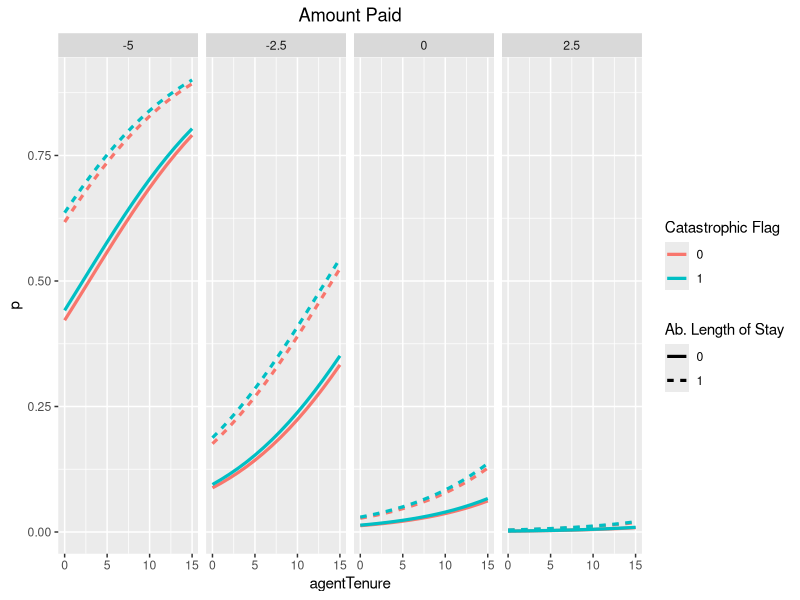
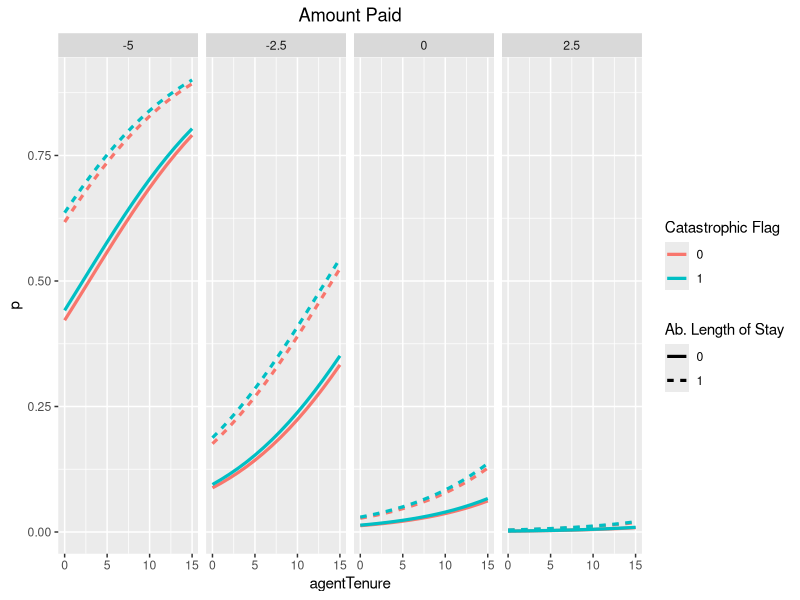

These charts were generated, in order, by the following R code: (Note: this script raises an error after producing the figures.)
# Prudential 

library(dplyr); library(ggplot2)

# "Logistic regression model to predict customers' propensity of purchasing AL series policies"

# inverse logit function ==
inv_logit <- function(x){1/(1 + exp(-x))}

# matrix/vector multiplication ==
x <- matrix(c(1,2,3,4,5), nrow = 1)
B <- matrix(c(9,8,7,6,5), ncol = 1)

lin_pred <- x %*% B
x %*% B

# actual coefficients ==
B <- c(-5.209717064, 0.08002096405, 0.1095396855, 
       -0.9895324585, 0.8400433255, 0.8355533958, 
       0.7935252693, -0.8266344156, -0.8090678022)

B <- matrix(B, ncol = 1)

dimnames(B) <- list(c('Intercept', 'catastrophicFlag', 'agentTenure', 
                      'inPatientFlag', 'agentIsTOTFlag', 'rescindRecordFlag', 
                      'abnormalLengthOfStayFlag', 'LAIsNonOwnerFlag', 'paidAmount'), 'coefficients')

# Prediction ==

# Intercept == 1
# catastrophicFlag = 1, 
# agentTenure=0,          # Non-indicator
# inPatientFlag=0, 
# agentIsTOTFlag = 1, 
# rescindRecordFlag = 1, 
# abnormalLengthOfStayFlag = 1, 
# LAIsNonOwnerFlag = 1, 
# paidAmount=0            # Non-indicator

# Design matrix (with intercept) ==
# X <- matrix(c('intercept', 'catastrophic flag', 'agent tenure', ...))

X <- matrix(c(1, 1, 0, 0, 1, 1, 1, 1, 0), nrow = 1)
inv_logit(X %*% B) # [1,] 0.02967839

X_2 <- matrix(c(1,  # Intercept == 1
                1,  # catastrophicFlag = 1
                0,  # agentTenure=0 (NON-INDICATOR)
                0,  # inPatientFlag=0
                1,  # agentIsTOTFlag = 1
                1,  # rescindRecordFlag = 1
                1,  # abnormalLengthOfStayFlag = 1
                1,  # LAIsNonOwnerFlag = 1
                0), # paidAmount=0 (NON-INDICATOR) 
              nrow = 1)
inv_logit(X_2 %*% B)

# Function for plotting ==
prud <- function(cat = 1, agentT = 0, inP = 0, agentI = 1, res = 1, 
                 ab = 1, LAI = 1, paid = 0){
  
  B <- c(-5.209717064, 0.08002096405, 0.1095396855, 
         -0.9895324585, 0.8400433255, 0.8355533958, 
         0.7935252693, -0.8266344156, -0.8090678022)
  B <- matrix(B, ncol = 1)
  
  X <- matrix(c(1, cat, agentT, inP, agentI, res, ab, LAI, paid), nrow = 1)
  
  p <- inv_logit(X %*% B)

  return(p)
  
}

# Plots ==


plot_dat <- expand.grid(catastrophicFlag = c(0,1), 
                        # LAIsNonOwnerFlag = c(0,1), 
                        paidAmount = seq(-5, 2.5, length = 4), 
                        abnormalLengthOfStayFlag = c(0,1),
                        agentTenure = seq(0, 15, by = 1),
                        p = 0)


for(i in 1:dim(plot_dat)[1]){
  plot_dat[i,'p'] <- prud(cat = plot_dat[i, 'catastrophicFlag'], 
                          paid = plot_dat[i, 'paidAmount'], 
                          # LAI = plot_dat[i, 'LAIsNonOwnerFlag'],
                          ab = plot_dat[i, 'abnormalLengthOfStayFlag'],
                          agentT = plot_dat[i, 'agentTenure'])
}

ggplot(data = plot_dat, aes(x = agentTenure, y = p)) + 
  geom_line(aes(colour = as.factor(catastrophicFlag), 
                linetype = as.factor(abnormalLengthOfStayFlag)),
            size = 1.1) +
  facet_grid(~ paidAmount) +
  labs(colour='Catastrophic Flag',
       linetype = 'Ab. Length of Stay') +
  ggtitle("Amount Paid") +
  theme(plot.title = element_text(hjust = 0.5))

ggsave("Prud.jpg", height = 5, width = 15)


# Examples from my research =====
mod.polar <- glm(hit ~ r*theta + I(r^2)*I(theta^2), 
                 family = binomial, data = hitter)

PredCI <- predict(mod.polar, 
                  newdata=hitzone, 
                  type = "link", # use type = "response" for p
                  se.fit = TRUE) 

# Linear predictor =  log[p/(1-p)] --- fits & CIs 
fit <- PredCI$fit
upper <- PredCI$fit + 1.96*PredCI$se.fit # MLE is Normally distributed
lower <- PredCI$fit - 1.96*PredCI$se.fit

# Expected value of response: E(y) = p --- fits, CIs
fit2 <- mod.polar$family$linkinv(fit)
upper2 <- mod.polar$family$linkinv(upper)
lower2 <-mod.polar$family$linkinv(lower)